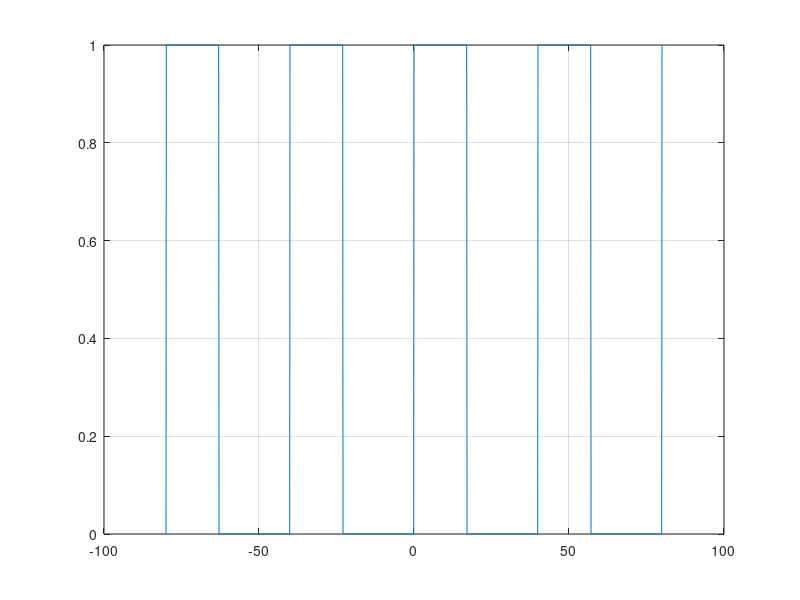
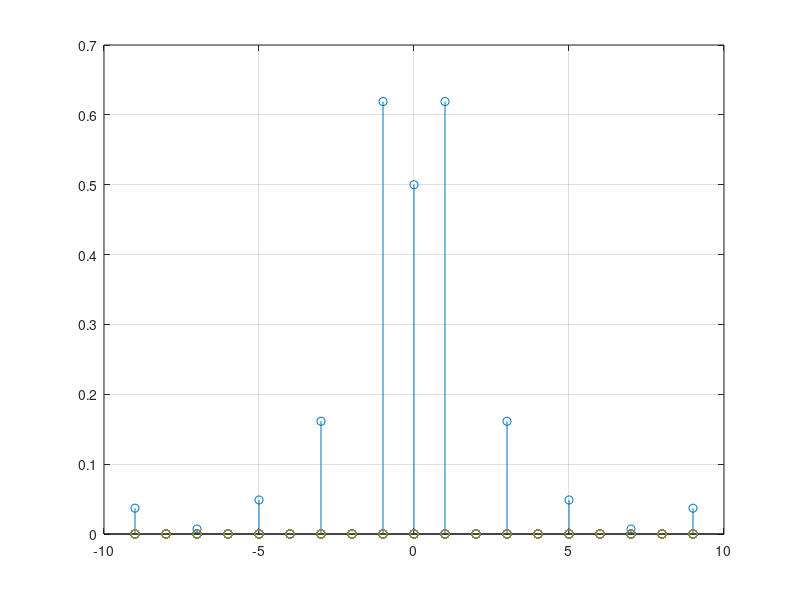
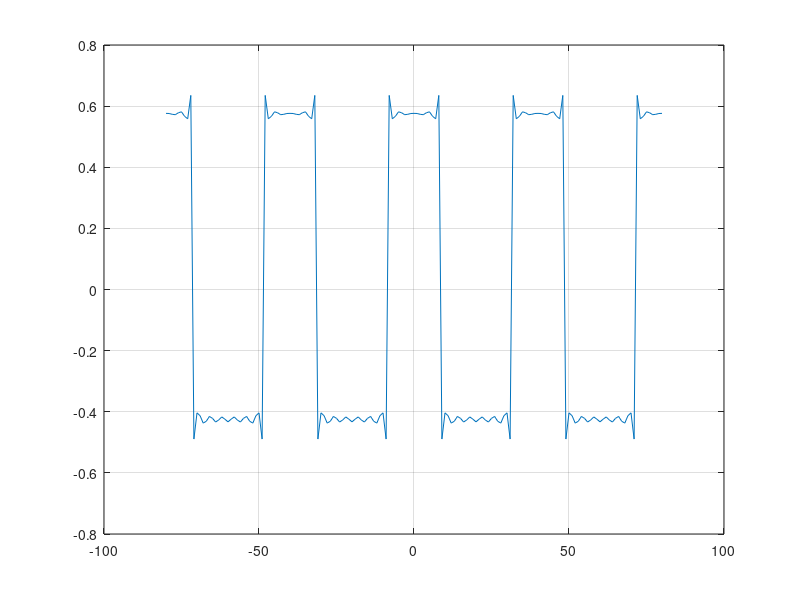

Write the MATLAB code that produced these figures, in order.
D=17;
m=1/17;
t=-80:0.1:80;
P=40;
c=1;
s=zeros(1,length(t));
w0=2*pi/P;

j=0;

for i=40:0.1:120
    j=j+1;
    c=floor(i/P);
    i=i-c*P;
    
    if(j==1)
        s(1,j+800)=m*(t(j+800));
    else if (i<=17)
            s(1,j+800)=1;
        else if (i>=17)
                s(1,j+800)=0;
            end
        end
    end
end

j=0;

for i=40:0.1:120
    j=j+1;
    c=floor(i/P);
    i=i-c*P;
    
    if(j==1)
        s(1,j)=m*(t(j+800));
    else if (i<=17)
            s(1,j)=1;
        else if (i>=17)
                s(1,j)=0;
            end
        end
    end
end


N=50;

p=-9:1:9;

Ak=zeros(length(2*p));
Ak(10)=0.5;

for k=1:2:9
       Ak(k+10)=2*abs(1/(k*pi)*sin(k*pi*17/40));
        Ak(10-k)=Ak(k+10);
end

r=linspace(-80,80,161);
f=0*r;

for k=-N:1:N
    
   if (k==0)
       continue;
   end
   
   C_k=1/(k*pi)*sin(k*pi*17/40);

   f_k=C_k*exp(1j*k*w0*r);
   f=f+f_k;
   
    
end



figure (1)

plot(t,s),grid;

figure (2)

stem(p,Ak),grid;

figure (3)

plot(r,f),grid;